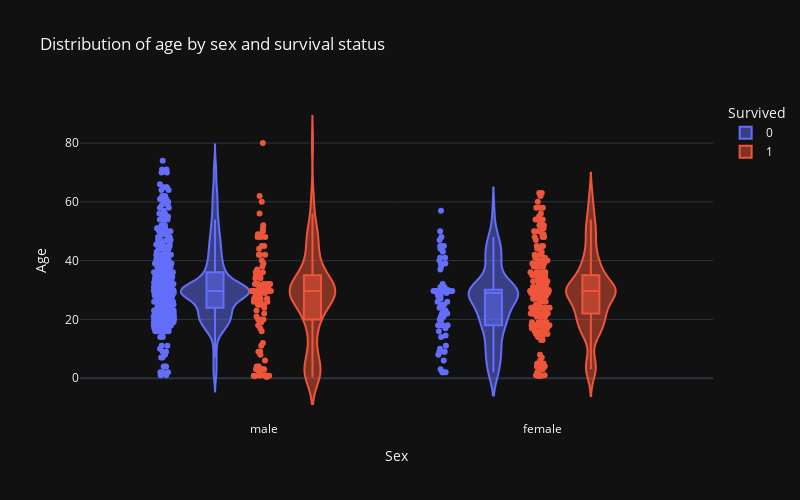

The code cell stored with this chart in its notebook:
### Markdown cell above
### Goal : Distribution of Age by Sex and Survival status

### Code cell
fig = px.violin(df, y="Age", x="Sex", 
                title = "Distribution of age by sex and survival status", 
                color="Survived", box=True, points="all", 
                width=800, height=500)
fig.show()

### Figure 1 — Plotly figure (JSON) as saved in the notebook; plotly's stock layout.template omitted (floating-point values rounded to 4 significant figures; data arrays with more than 128 entries replaced by an {"elided": "..."} marker saying what was removed)
{"data": [{"alignmentgroup": "True", "box": {"visible": true}, "hovertemplate": "Survived=0<br>Sex=%{x}<br>Age=%{y}<extra></extra>", "legendgroup": "0", "marker": {"color": "#636efa"}, "name": "0", "offsetgroup": "0", "orientation": "v", "points": "all", "scalegroup": "True", "showlegend": true, "type": "violin", "x": {"elided": "549 str values"}, "x0": " ", "xaxis": "x", "y": {"elided": "549 float values"}, "y0": " ", "yaxis": "y"}, {"alignmentgroup": "True", "box": {"visible": true}, "hovertemplate": "Survived=1<br>Sex=%{x}<br>Age=%{y}<extra></extra>", "legendgroup": "1", "marker": {"color": "#EF553B"}, "name": "1", "offsetgroup": "1", "orientation": "v", "points": "all", "scalegroup": "True", "showlegend": true, "type": "violin", "x": {"elided": "342 str values"}, "x0": " ", "xaxis": "x", "y": {"elided": "342 float values"}, "y0": " ", "yaxis": "y"}], "layout": {"height": 500, "legend": {"title": {"text": "Survived"}, "tracegroupgap": 0}, "title": {"text": "Distribution of age by sex and survival status"}, "violinmode": "group", "width": 800, "xaxis": {"anchor": "y", "domain": [0, 1], "title": {"text": "Sex"}}, "yaxis": {"anchor": "x", "domain": [0, 1], "title": {"text": "Age"}}}}
